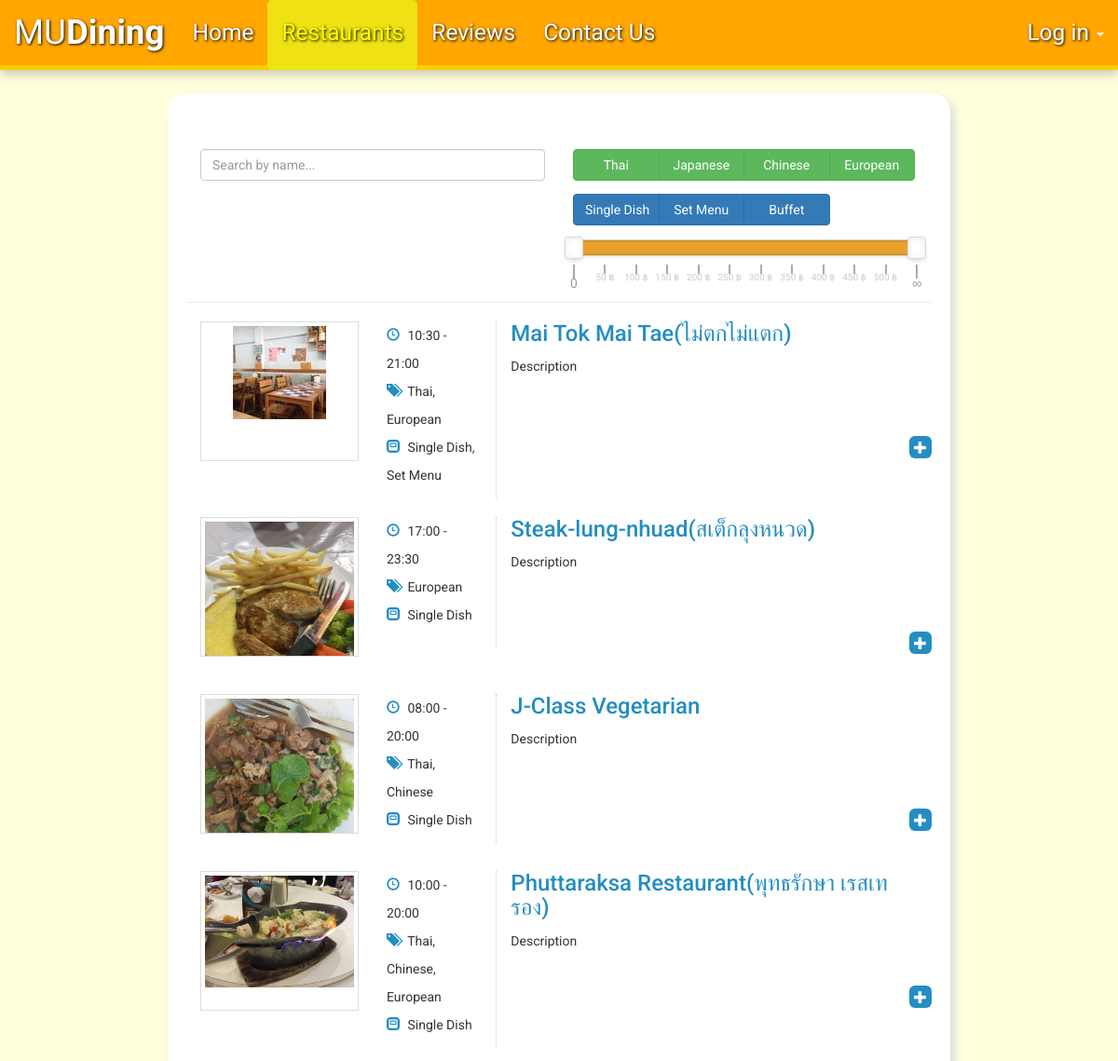
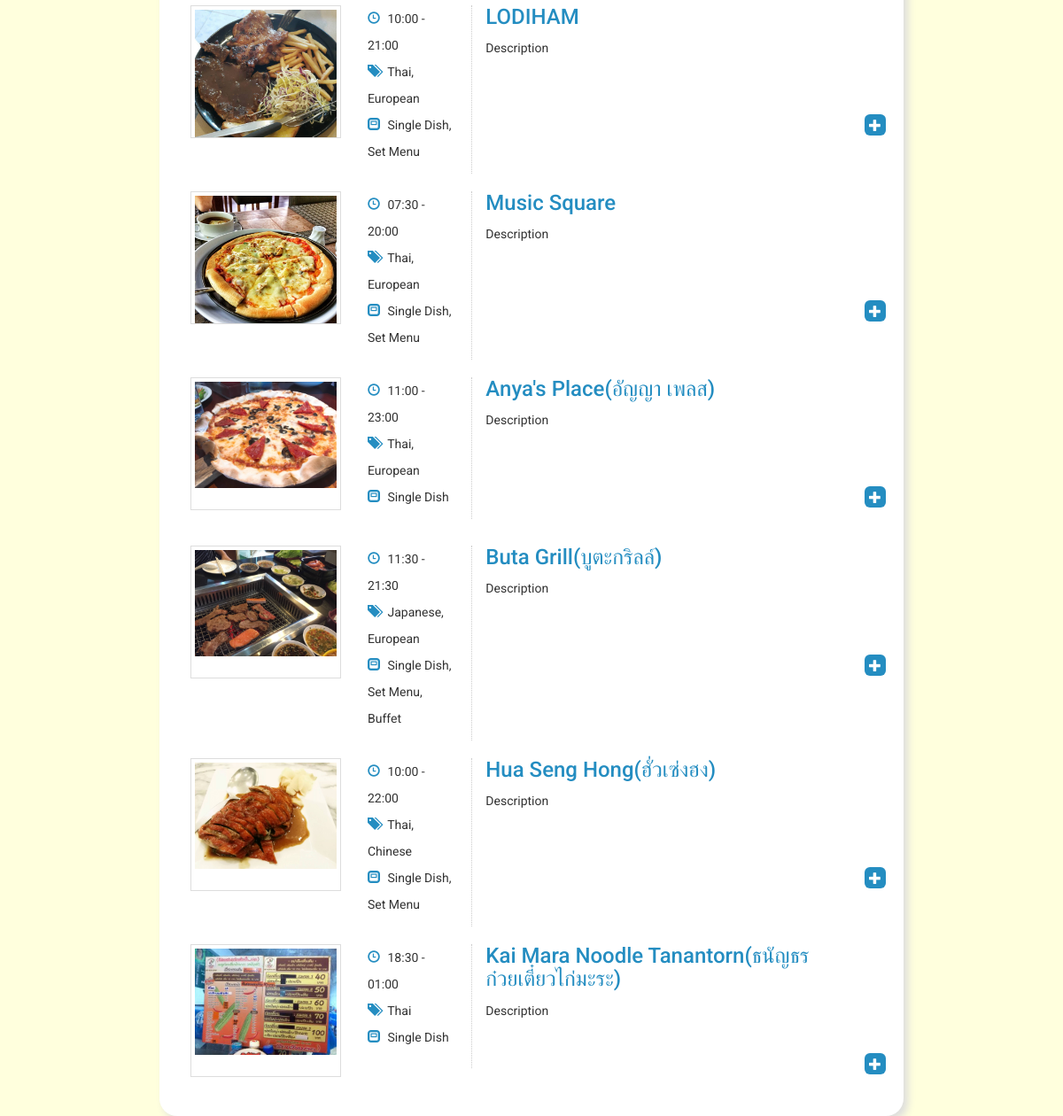
The page /restaurants.php on the database its author committed (2 pictures, top to bottom).
### tables this page shows
CREATE TABLE `restaurant` (
  `RestaurantID` int(11) NOT NULL,
  `Name` varchar(255) NOT NULL,
  `MinPrice` int(11) NOT NULL,
  `MaxPrice` int(11) DEFAULT NULL,
  `Location` varchar(255) NOT NULL,
  `Type` varchar(255) NOT NULL,
  `OpenTime` double NOT NULL,
  `CloseTime` double NOT NULL,
  `Promotion` varchar(255) DEFAULT NULL,
  `Description` text NOT NULL
);

### dbconnect.php (called while the page is built, shortened)
<?php
  function imgurl($id) {
    $imgname = sprintf("%04d", $id);
    $imgurl = "Picture/" . $imgname . "/" . $imgname . '-1.jpg';
    return $imgurl;
  }
?>

### restaurants/tolist.php (the view)
<?php
  function totime($input) {
    $minutes = $input - floor($input);
    return gmdate("H:i", $minutes * 6000 + floor($input) * 3600);
  }
  function tolist($result) {
    echo '<article class="search-result row">';
      echo '<div class="col-xs-12 col-sm-12 col-md-3" id="search-row">';
        $name = $result['Name'];
        $url = "view-restaurant.php?id=" . $result['RestaurantID'];
        echo '<a style="width:100%;" href="'.$url.'" title="'.$name .'" class="thumbnail"><img src="' .imgurl($result['RestaurantID']).'" /></a>';
      echo '</div>';
      echo '<div class="col-xs-12 col-sm-12 col-md-2">';
        echo '<ul class="meta-search">';
          $opentime = totime($result['OpenTime']);
          $closetime = totime($result['CloseTime']);
          echo '<li><i class="glyphicon glyphicon-time"></i> <span>' . $opentime . ' - ' . $closetime . '</span></li>';
          $foodtypes = $dishtypes = "";
          foreach (explode(",", $result['Type']) as $subtype) {
            switch ($subtype) {
              case "01":
                $foodtypes .= "Thai, "; break;
              case "02":
                $foodtypes .= "Japanese, "; break;
              case "03":
                $foodtypes .= "Chinese, "; break;
              case "04":
                $foodtypes .= "European, "; break;
              case "11":
                $dishtypes .= "Single Dish, "; break;
              case "12":
                $dishtypes .= "Set Menu, "; break;
              case "13":
                $dishtypes .= "Buffet, "; break;
            }
          }
          $foodtypes = rtrim($foodtypes, ", ");
          $dishtypes = rtrim($dishtypes, ", ");
          echo '<li><i class="glyphicon glyphicon-tags"></i> <span>' . $foodtypes . '</span></li>';
          echo '<li><i class="glyphicon glyphicon-modal-window"></i> <span>' . $dishtypes . '</span></li>';
        echo '</ul>';
      echo '</div>';
      echo '<div class="col-xs-12 col-sm-12 col-md-7 excerpet">';
        echo '<h3><a href="' . $url . '" title="">' . $name . '</a></h3>';
        echo '<p>Description</p>';
        $reviewURL = "review-editor.php?id=" . $result['RestaurantID'];
            echo '<span class="plus"><a style="border-radius:25%;" href="' .$reviewURL. '" title="Review this restaurant"><i class="glyphicon glyphicon-plus"></i></a></span>';
      echo '</div>';
      echo '<span class="clearfix borda"></span>';
    echo '</article>';
  }
?>

### restaurants.php (shortened to what this page needs)
<html>
<head>
</head>
<body>
  <?php include_once("navbar.php"); ?>
  <link rel="stylesheet" type="text/css" href="assets/css/restaurants.css" />
  <link rel="stylesheet" type="text/css" href="assets/css/checkbox.css" />
  <link rel="stylesheet" type="text/css" href="assets/css/nouislider/nouislider.min.css" />
  <div id="wrapper" class="container" style="width:70%;">
    <section class="col-xs-12 col-sm-12 col-md-12 page-header">
      <div class="row">
    		<div class="col-lg-6 col-sm-12 col-xs-12">
  				<form class="form-horizontal" name="search" role="form" method="POST" onkeypress="return event.keyCode != 13;">
  						<input id="searchbox" name="searchbox" type="text" class="form-control" placeholder="Search by name..." autocomplete="off"/>
  				</form>
    		</div>
        <form id="filter1">
          <div class="btn-group col-lg-6 col-sm-12 col-xs-12" data-toggle="buttons">
            <label class="btn btn-success">
              <input type="checkbox" name="foodprefs[]" value="01">Thai
            </label>
            <label class="btn btn-success">
              <input type="checkbox" name="foodprefs[]" value="02">Japanese
            </label>
            <label class="btn btn-success">
              <input type="checkbox" name="foodprefs[]" value="03">Chinese
            </label>
            <label class="btn btn-success">
              <input type="checkbox" name="foodprefs[]" value="04">European
            </label>
      		</div>
        </form>
    	</div>
      <div class="row">
        <form id="filter2">
          <div class="btn-group col-lg-6 col-sm-12 col-xs-12 col-lg-offset-6" data-toggle="buttons">
            <label class="btn btn-primary">
              <input type="checkbox" name="foodprefs[]" value="11">Single Dish
            </label>
            <label class="btn btn-primary">
              <input type="checkbox" name="foodprefs[]" value="12">Set Menu
            </label>
            <label class="btn btn-primary">
              <input type="checkbox" name="foodprefs[]" value="13">Buffet
            </label>
          </div>
        </form>
      </div>
      <div class="row">
        <div class="col-lg-6 col-sm-12 col-xs-12 col-lg-offset-6">
          <div id="slider"></div>
        </div>
      </div>
    </section>
    <section class="col-xs-12 col-sm-6 col-md-12 populated">
      <?php
        include_once("dbconnect.php");
        $con->query("CREATE TABLE IF NOT EXISTS restaurant (
          RestaurantID int NOT NULL AUTO_INCREMENT PRIMARY KEY,
          Name varchar(255) NOT NULL UNIQUE,
          MinPrice int NOT NULL,
          MaxPrice int,
          Location varchar(255) NOT NULL,
          Type varchar(255) NOT NULL,
          OpenTime double NOT NULL,
          CloseTime double NOT NULL,
          Promotion varchar(255));
        ");
        include 'restaurants/top_search.php'
      ?>
	   </section>
     <section class="col-xs-12 col-sm-6 col-md-12">
 	   </section>
  </div>
</body>
</html>

### navbar.php (shortened to what this page needs)
<?php
  include_once("dbconnect.php");
?>
<nav class="navbar navbar-default navbar-fixed-top navbar-static-top" role="navigation">
  <div class="container-fluid">
    <div class="navbar-header">
      <a class="navbar-brand">MU<strong>Dining</strong></a>
    </div>
    <div class="collapse navbar-collapse" id="bs-example-navbar-collapse-1">
      <ul class="nav navbar-nav" id="diningmenus">
        <li><a href="index.php">Home</a></li>
        <li><a href="restaurants.php">Restaurants</a></li>
        <li><a href="reviews.php">Reviews</a></li>
        <li><a href="contact.php">Contact Us</a></li>
      </ul>
      <ul class="nav navbar-nav navbar-right">
      </ul>
    </div>
  </div>
</nav>

### restaurants/top_search.php
<?php
	include_once("dbconnect.php");
	require_once("tolist.php");
	$result = $con->query("SELECT * FROM restaurant ORDER BY RestaurantID LIMIT 10");
	while ($results = $result->fetch_array()) {
		$result_array[] = $results;
	}
	foreach ($result_array as $result) {
		tolist($result);
	}
?>

### assets/css/restaurants.css (style rules this page uses)
p { word-wrap: break-word; overflow: hidden; text-overflow: ellipsis; height: 100px; line-height: 25px; }
#search-row > a { display: inline-block; width: auto; height: 150px; overflow: hidden; background-size: 100%; }
.search-result .thumbnail { border-radius: 0 !important; }
.search-result:first-child { margin-top: 0 !important; }
.search-result { margin-top: 20px; }
.search-result .col-md-2 { border-right: 1px dotted #ccc; min-height: 140px; }
.search-result ul { padding-left: 0 !important; list-style: none; }
.search-result ul li { font: 400 normal .85em; line-height: 30px; }
.search-result ul li i { padding-right: 5px; }
.search-result .col-md-7 { position: relative; }
.search-result h3 { font: 500 normal 1.375em; margin-top: 0 !important; margin-bottom: 10px !important; }
.search-result h3>a, .search-result i { color: #248dc1 !important; }
.search-result p { font: normal normal 1.125em; }
.search-result span.plus { position: absolute; right: 0; top: 126px; }
.search-result span.plus a { background-color: #248dc1; padding: 5px 5px 3px 5px; }
.search-result span.plus a i { color: #fff !important; }

### assets/css/checkbox.css (style rules this page uses)
.btn-group>.btn { margin-bottom: 5px !important; width: 25%; }

### assets/css/login-panel.css (style rules this page uses)
.navbar, .navbar-default { font-size: 175%; font-family: 'Roboto', sans-serif; border-bottom-style: solid; border-bottom-color: #ffcc00; border-bottom-width: 5px; box-shadow: 0px 5px 10px #ccccaa; }
.navbar-nav>li>a, .navbar-brand { padding-top: 25px !important; padding-bottom: 0 !important; height: 75px !important; max-height: 75px !important; }
.navbar { min-height: 28px !important; max-height: 75px !important; }
.navbar-default { background-color: #ffa600; }
.navbar-default .navbar-brand { font-size: 150%; color: #00aeff; text-decoration: none; text-shadow: 1px 1px 3px #000; cursor: default; transition: all 0.6s; }
.navbar-default .navbar-nav>li>a { color: #fff; text-decoration: none; text-shadow: 1px 1px 3px #000; }
.navbar-default .navbar-nav>.open>a, .navbar-default .navbar-nav>.open>a:hover, .navbar-default .navbar-nav>.open>a:focus, .navbar-default .navbar-nav>.active>a, .navbar-default .navbar-nav>.active>a:hover, .navbar-default .navbar-nav>.active>a:focus { color: yellow; background-color: rgba(237, 235, 23, 0.85); border-radius: 5px; }

### assets/css/style.css (style rules this page uses)
body { font-family: 'Roboto', sans-serif; background-color: #ffffdd; margin: 0; padding: 0; }
.container { opacity: 0; transition: opacity 1s; }
.container-loaded { opacity: 1; }
#wrapper { margin: 100px auto auto auto; width: 55%; padding: 20px; background-color: #ffffff; border-radius: 20px; box-shadow: 5px 5px 10px #ddd; }

### rows shown on the page
restaurant: shows a picture, OpenTime "10:30", CloseTime "21:00", foodtypes "Thai, European", dishtypes "Single Dish, Set Menu", Name "Mai Tok Mai Tae(ไม่ตกไม่แตก)"
restaurant: shows a picture, OpenTime "17:00", CloseTime "23:30", foodtypes "European", dishtypes "Single Dish", Name "Steak-lung-nhuad(สเต็กลุงหนวด)"
restaurant: shows a picture, OpenTime "08:00", CloseTime "20:00", foodtypes "Thai, Chinese", dishtypes "Single Dish", Name "J-Class Vegetarian"
restaurant: shows a picture, OpenTime "10:00", CloseTime "20:00", foodtypes "Thai, Chinese, European", dishtypes "Single Dish", Name "Phuttaraksa Restaurant(พุทธรักษา เรสเทรอง)"
restaurant: shows a picture, OpenTime "10:00", CloseTime "21:00", foodtypes "Thai, European", dishtypes "Single Dish, Set Menu", Name "LODIHAM"
restaurant: shows a picture, OpenTime "07:30", CloseTime "20:00", foodtypes "Thai, European", dishtypes "Single Dish, Set Menu", Name "Music Square"
restaurant: shows a picture, OpenTime "11:00", CloseTime "23:00", foodtypes "Thai, European", dishtypes "Single Dish", Name "Anya's Place(อัญญา เพลส)"
restaurant: shows a picture, OpenTime "11:30", CloseTime "21:30", foodtypes "Japanese, European", dishtypes "Single Dish, Set Menu, Buffet", Name "Buta Grill(บูตะกริลล์)"
restaurant: shows a picture, OpenTime "10:00", CloseTime "22:00", foodtypes "Thai, Chinese", dishtypes "Single Dish, Set Menu", Name "Hua Seng Hong(ฮั่วเซ่งฮง)"
restaurant: shows a picture, OpenTime "18:30", CloseTime "01:00", foodtypes "Thai", dishtypes "Single Dish", Name "Kai Mara Noodle Tanantorn(ธนัญธรก๋วยเตี๋ยวไก่มะระ)"
